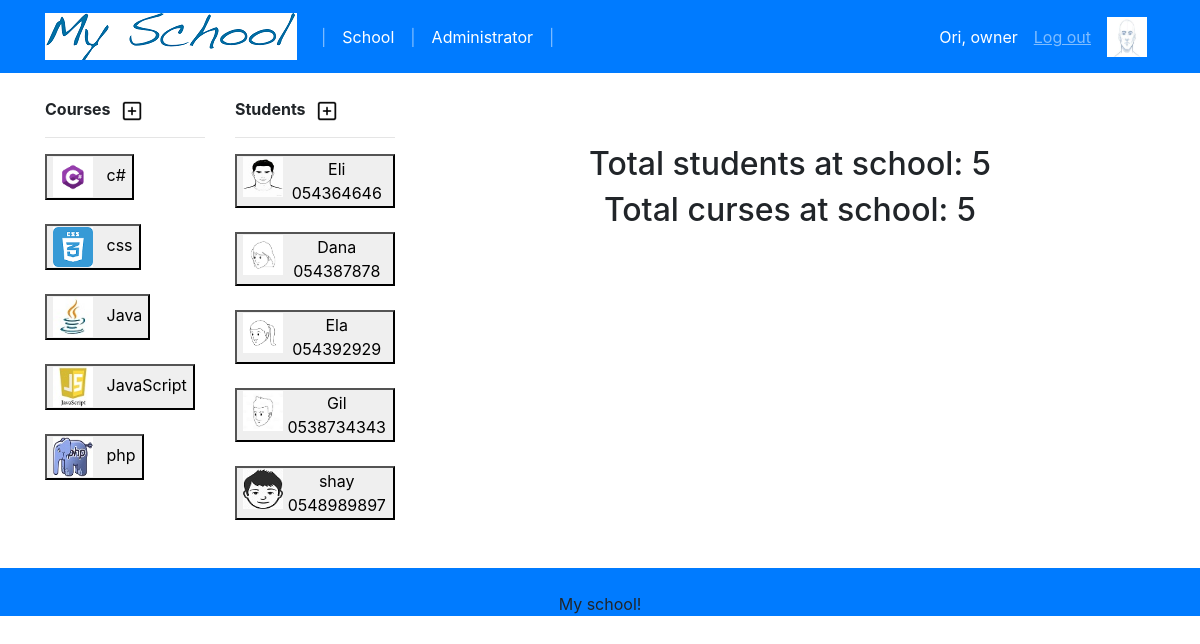
The page /view/main-school.php (signed in) on the database its author committed.
### tables this page shows
CREATE TABLE `course` (
  `course_id` int(11) NOT NULL,
  `course_name` varchar(20) NOT NULL,
  `course_description` varchar(250) NOT NULL,
  `course_image` varchar(55) NOT NULL
);

CREATE TABLE `student` (
  `student_id` int(11) NOT NULL,
  `student_name` varchar(20) NOT NULL,
  `student_phone` varchar(15) NOT NULL,
  `student_email` varchar(25) NOT NULL,
  `student_image` varchar(55) NOT NULL
);

### controller/course-controller.php (called while the page is built, shortened)
<?php
    require_once dirname(__FILE__).'/controller.php';
    require_once dirname(dirname(__FILE__)).'/bl/bl-course.php';
    class CourseController extends Controller {
        public function __construct(){
            $this->bl = new businessLogicCourse;
        }
    }
?>

### dal.php (called while the page is built, shortened)
<?php
    class DataAccessLayer
    {
        private $host = '127.0.0.1';
        private $db = 'school';
        private $user = 'root';
        private $pass = '';
        private $charset = 'utf8';
        private $dsn;
        private $opt = [
            PDO::ATTR_ERRMODE => PDO::ERRMODE_EXCEPTION,
            PDO::ATTR_DEFAULT_FETCH_MODE => PDO::FETCH_ASSOC,
            PDO::ATTR_EMULATE_PREPARES => false,
        ];
        public function __construct()
        {
            $this->dsn = "mysql:host=$this->host;dbname=$this->db;charset=$this->charset";
        }
        public function select($query, $param = null){
            $pdo = new PDO($this->dsn, $this->user, $this->pass, $this->opt);
            $statement = $pdo->prepare($query);
            if (empty($param))
                $statement->execute();
            else
                $statement->execute($param);
            return $statement;
        }
    }
?>

### bl/bl-course.php (called while the page is built, shortened)
<?php
    require_once dirname(dirname(__FILE__)).'/model/course-model.php';
    class businessLogicCourse extends BusinessLogic{
        public function get() {
            $query = 'SELECT * FROM `course`';
            $results = $this->dal->select($query);
            $resultsArray = [];
            while ($row = $results->fetch()) {
                array_push($resultsArray, new courseModel($row));
            }
            return $resultsArray;
        }
        public function getCount() {
            $query = "SELECT COUNT(*) FROM `course`";
            $result = $this->dal->select($query);
            $row = $result->fetch();
            return $row;
        }
    }
?>

### controller/controller.php (called while the page is built, shortened)
<?php
abstract class Controller {
    protected $bl;
    public function actionGet(){
        $result = $this->bl->get();
        return $result;
    }
    public function actionGetCount(){
        $result = $this->bl->getCount();
        return $result;
    }
}

### model/course-model.php (called while the page is built, shortened)
<?php
    class CourseModel {
        private $course_id;
        private $course_name;
        private $course_image;
        function __construct($array) {
            if (isset($array['course_id']))
                $this->course_id = $array['course_id'];
            $this->course_name = $array['course_name'];
            $this->course_image = $array['course_image'];
        }
        function getCourseId() {
            return $this->course_id;
        }
        function getCourseName() {
            return $this->course_name;
        }
        function getCourseImage() {
            return $this->course_image;
        }
    }
?>

### controller/student-controller.php (called while the page is built, shortened)
<?php
    require_once dirname(__FILE__).'/controller.php';
    require_once dirname(dirname(__FILE__)).'/bl/bl-student.php';
    class StudentController extends Controller {
        public function __construct(){
            $this->bl = new businessLogicStudent;
        }
    }
?>

### bl/bl-student.php (called while the page is built, shortened)
<?php
    require_once dirname(dirname(__FILE__)).'/model/student-model.php';
    class businessLogicStudent extends BusinessLogic{
        public function get(){
            $query = 'SELECT * FROM `student`';
            $results = $this->dal->select($query);
            $resultsArray = [];
            while ($row = $results->fetch()) {
                array_push($resultsArray, new studentModel($row));
            }
            return $resultsArray;
        }
        public function getCount() {
            $query = "SELECT COUNT(*) FROM `student`";
            $result = $this->dal->select($query);
            $row = $result->fetch();
            return $row;
        }
    }
?>

### model/student-model.php (called while the page is built, shortened)
<?php
    class StudentModel {
        private $student_id;
        private $student_name;
        private $student_phone;
        private $student_image;
        function __construct($array) {
            if (isset($array['student_id']))
                $this->student_id = $array['student_id'];
            $this->student_name = $array['student_name'];
            $this->student_phone = $array['student_phone'];
            $this->student_image = $array['student_image'];
        }
        function getStudentId() {
            return $this->student_id;
        }
        function getStudentName() {
            return $this->student_name;
        }
        function getStudentPhone() {
            return $this->student_phone;
        }
        function getStudentImage() {
            return $this->student_image;
        }
    }
?>

### view/side-school.php (the view, shortened to what this page needs)
<?php
    include dirname(__FILE__).'/header.php';
    require_once dirname(dirname(__FILE__)).'/controller/course-controller.php';
    require_once dirname(dirname(__FILE__)).'/controller/student-controller.php';
    $cCtrl = new CourseController;
    $courses = $cCtrl->actionGet();
    $sCtrl = new StudentController;
    $students = $sCtrl->actionGet();
?>
    <div class="row">
        <div class="col-sm-2">
            <div class="font-weight-bold">
                Courses &nbsp;
                <a class="nav-item active" href="view/add-edit-course.php"><img src="upload/plus.png" width="20px" height="20px"/> </a>
            </div>
            <hr>
            <form action='view/details-course.php' method='POST'>
                <?php
                    foreach ($courses as $course) { ?>
                        <div>
                            <button class="nav-item active design-hides" name="courseId" value="<?php echo $course->getCourseId() ?>">
                                <img src="upload/<?php echo $course->getCourseImage() ?>" width="40px" height="40px"/>
                                <?php echo $course->getCourseName() ?>
                            </button>
                        </div>
                        <br>
                <?php } ?>
            </form>
        </div>
        <div class="col-sm-2">
            <div class="font-weight-bold">
                Students &nbsp;
                <a class="nav-item active" href="view/add-edit-student.php"><img src="upload/plus.png" width="20px" height="20px"/> </a>
            </div>
            <hr>
            <form action='view/details-student.php' method='POST'>
                <?php
                    foreach ($students as $student) {
                ?>
                        <button class="nav-item active design-hides" name="studentId" value="<?php echo $student->getStudentId() ?>">
                            <div class = "row">
                                <div class="col-sm-3">
                                    <img src="upload/<?php echo $student->getStudentImage() ?>" width="40px" height="40px"/>
                                </div>
                                <div class="col-sm-9">
                                    <div> <?php echo $student->getStudentName() ?> </div>
                                    <div> <?php echo $student->getStudentPhone() ?> </div>
                                </div>
                            </div>
                        </button>
                        <br>
                        <br>
                <?php } ?>
            </form>
        </div>
        <div class="col-sm-8">
        <br>

### view/header.php (shortened to what this page needs)
<!DOCTYPE html>
<html lang="en">
<head>
    <link rel="stylesheet" href="https://stackpath.bootstrapcdn.com/bootstrap/4.1.3/css/bootstrap.min.css">
    <link rel="stylesheet/less" type="text/css" href="style.less">
</head>
<body>
<header>
    <nav class="navbar navbar-expand-lg navbar-dark bg-primary static-top">
        <div class="container">
                <a class="navbar-brand" >
                    <img src="upload/logo.png" alt="">
                </a>
            <?php
            if ($_SESSION['role']) {
            ?>
                <ul class="navbar-nav mr-auto">
                    <li class="nav-link"> | </li>
                    <li class="nav-item active">
                        <a class="nav-link" href="view/main-school.php">School</a>
                    </li>
            <?php
            if ($_SESSION['role'] < 3) {
            ?>
                    <li class="nav-link"> | </li>
                    <li class="nav-item active">
                        <a class="nav-link" href="view/main-admin.php">Administrator</a>
                    </li>
                    <li class="nav-link"> | </li>
            <?php } ?>
                </ul>
                <ul class="navbar-nav ml-auto">
                    <li class="nav-item active">
                        <a class="nav-link"><?php echo $_SESSION['name'].', '.$_SESSION['nameRole']  ?></a>
                    </li>
                    <li class="nav-item">
                        <a class="nav-link" href="view/log-out.php"><u>Log out</u></a>
                    </li>
                </ul>
                <ul class="navbar-nav">
                    <li class="nav-item">
                        <a class="nav-link"><img src="upload/<?php echo $_SESSION['image'] ?>" width="40px" height="40px"/> </a>
                    </li>
                </ul>
            <?php } ?>
        </div>
    </nav>
</header>
<br>
<main class='container'>

### view/main-school.php (shortened to what this page needs)
<?php
    include dirname(__FILE__).'/side-school.php';
?>
    <div class="main-container text-center">
        <br>
        <h2>
            Total students at school:
            <?php
                $numS = ($sCtrl->actionGetCount());
                echo $numS['COUNT(*)'];
            ?>
        </h2>
        <h2>
            Total curses at school:
            <?php
                $numC = ($cCtrl->actionGetCount());
                echo $numC['COUNT(*)'];
            ?>
        </h2>
    </div>
</div>
<?php include dirname(__FILE__).'/footer.php' ?>

### view/footer.php (shortened to what this page needs)
</main>
    <br>
    <footer class="mainfooter bg-primary static-top">
        <br>
        <div class="container text-center">
            My school!
        </div>
    </footer>
</body>
</html>

### rows shown on the page
course: $course->getCourseId() 1 (drawn), course_image (picture), course_name "c#"
course: $course->getCourseId() 2 (drawn), course_image (picture), course_name "css"
course: $course->getCourseId() 3 (drawn), course_image (picture), course_name "Java"
course: $course->getCourseId() 5 (drawn), course_image (picture), course_name "JavaScript"
course: $course->getCourseId() 6 (drawn), course_image (picture), course_name "php"
student: $student->getStudentId() 1 (drawn), student_image (picture), student_name "Eli", student_phone "054364646"
student: $student->getStudentId() 2 (drawn), student_image (picture), student_name "Dana", student_phone "054387878"
student: $student->getStudentId() 3 (drawn), student_image (picture), student_name "Ela", student_phone "054392929"
student: $student->getStudentId() 4 (drawn), student_image (picture), student_name "Gil", student_phone "0538734343"
student: $student->getStudentId() 5 (drawn), student_image (picture), student_name "shay", student_phone "0548989897"

### other values the page prints
$_SESSION['name'] "Ori"
$_SESSION['nameRole'] "owner"
$numS['COUNT(*)'] "5"
$numC['COUNT(*)'] "5"
